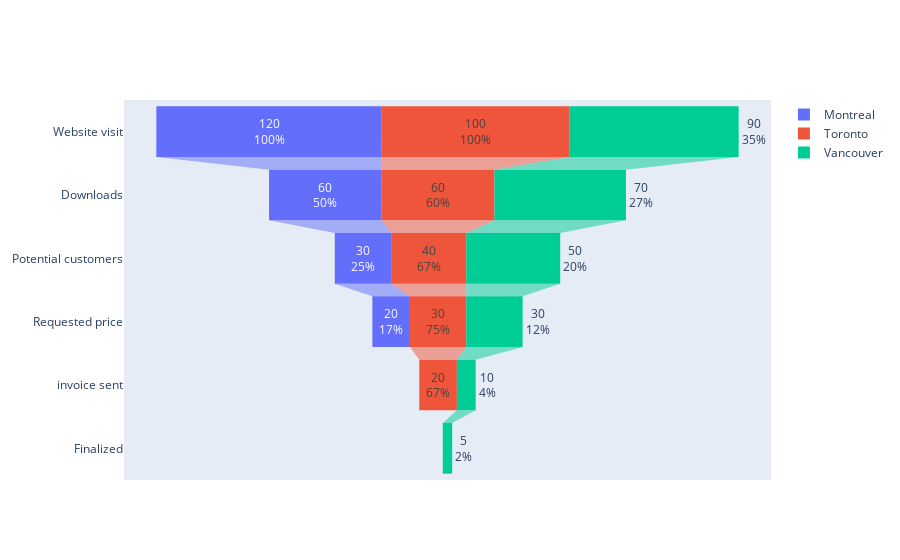

Here is the notebook cell this chart was saved with:
### Code cell
from plotly import graph_objects as go

fig = go.Figure()

fig.add_trace(go.Funnel(
    name = 'Montreal',
    y = ["Website visit", "Downloads", "Potential customers", "Requested price"],
    x = [120, 60, 30, 20],
    textinfo = "value+percent initial"))

fig.add_trace(go.Funnel(
    name = 'Toronto',
    orientation = "h",
    y = ["Website visit", "Downloads", "Potential customers", "Requested price", "invoice sent"],
    x = [100, 60, 40, 30, 20],
    textposition = "inside",
    textinfo = "value+percent previous"))

fig.add_trace(go.Funnel(
    name = 'Vancouver',
    orientation = "h",
    y = ["Website visit", "Downloads", "Potential customers", "Requested price", "invoice sent", "Finalized"],
    x = [90, 70, 50, 30, 10, 5],
    textposition = "outside",
    textinfo = "value+percent total"))

fig.show()

### Figure 1 — Plotly figure (JSON) as saved in the notebook; plotly's stock layout.template omitted (floating-point values rounded to 4 significant figures)
{"data": [{"name": "Montreal", "textinfo": "value+percent initial", "type": "funnel", "x": [120, 60, 30, 20], "y": ["Website visit", "Downloads", "Potential customers", "Requested price"]}, {"name": "Toronto", "orientation": "h", "textinfo": "value+percent previous", "textposition": "inside", "type": "funnel", "x": [100, 60, 40, 30, 20], "y": ["Website visit", "Downloads", "Potential customers", "Requested price", "invoice sent"]}, {"name": "Vancouver", "orientation": "h", "textinfo": "value+percent total", "textposition": "outside", "type": "funnel", "x": [90, 70, 50, 30, 10, 5], "y": ["Website visit", "Downloads", "Potential customers", "Requested price", "invoice sent", "Finalized"]}], "layout": {}}
